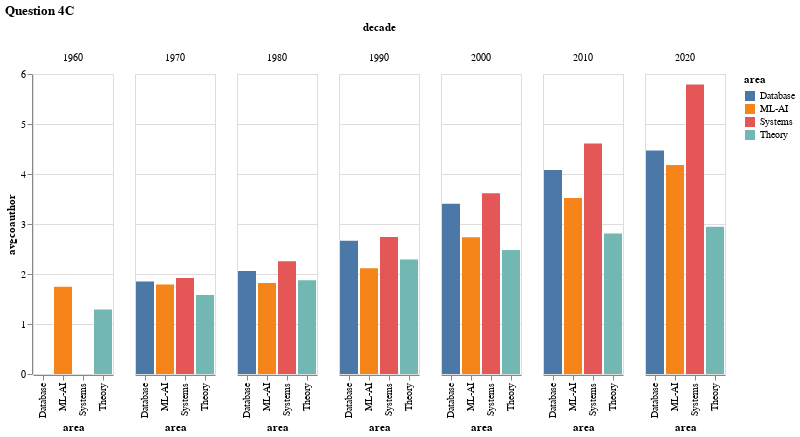

Notebook source saved alongside this figure:
### Code cell
avg_authors_df = sql_to_df(avg_authors, ['decade', 'area', 'avgcoauthor'])
avg_authors_df.avgcoauthor = pd.to_numeric(avg_authors_df.avgcoauthor)


alt.Chart(avg_authors_df, title="Question 4C").mark_bar().encode(
    x='area:O',
    y='avgcoauthor:Q',
    color='area:N',
    column='decade:N'
)

### Figure 1 — Vega-Lite specification as saved in the notebook (floating-point values rounded to 4 significant figures)
{"config": {"view": {"continuousWidth": 400, "continuousHeight": 300}}, "data": {"name": "data-36e0ca1caa73c5edef67e40bd5166503"}, "mark": "bar", "encoding": {"color": {"field": "area", "type": "nominal"}, "column": {"field": "decade", "type": "nominal"}, "x": {"field": "area", "type": "ordinal"}, "y": {"field": "avgcoauthor", "type": "quantitative"}}, "title": "Question 4C", "$schema": "https://vega.github.io/schema/vega-lite/v4.17.0.json", "datasets": {"data-36e0ca1caa73c5edef67e40bd5166503": [{"decade": 1960, "area": "ML-AI", "avgcoauthor": 1.746}, {"decade": 1960, "area": "Theory", "avgcoauthor": 1.29}, {"decade": 1970, "area": "Database", "avgcoauthor": 1.848}, {"decade": 1970, "area": "ML-AI", "avgcoauthor": 1.792}, {"decade": 1970, "area": "Systems", "avgcoauthor": 1.918}, {"decade": 1970, "area": "Theory", "avgcoauthor": 1.578}, {"decade": 1980, "area": "Database", "avgcoauthor": 2.061}, {"decade": 1980, "area": "ML-AI", "avgcoauthor": 1.822}, {"decade": 1980, "area": "Systems", "avgcoauthor": 2.257}, {"decade": 1980, "area": "Theory", "avgcoauthor": 1.875}, {"decade": 1990, "area": "Database", "avgcoauthor": 2.665}, {"decade": 1990, "area": "ML-AI", "avgcoauthor": 2.115}, {"decade": 1990, "area": "Systems", "avgcoauthor": 2.742}, {"decade": 1990, "area": "Theory", "avgcoauthor": 2.291}, {"decade": 2000, "area": "Database", "avgcoauthor": 3.404}, {"decade": 2000, "area": "ML-AI", "avgcoauthor": 2.735}, {"decade": 2000, "area": "Systems", "avgcoauthor": 3.614}, {"decade": 2000, "area": "Theory", "avgcoauthor": 2.479}, {"decade": 2010, "area": "Database", "avgcoauthor": 4.078}, {"decade": 2010, "area": "ML-AI", "avgcoauthor": 3.519}, {"decade": 2010, "area": "Systems", "avgcoauthor": 4.611}, {"decade": 2010, "area": "Theory", "avgcoauthor": 2.81}, {"decade": 2020, "area": "Database", "avgcoauthor": 4.472}, {"decade": 2020, "area": "ML-AI", "avgcoauthor": 4.181}, {"decade": 2020, "area": "Systems", "avgcoauthor": 5.792}, {"decade": 2020, "area": "Theory", "avgcoauthor": 2.943}]}}
